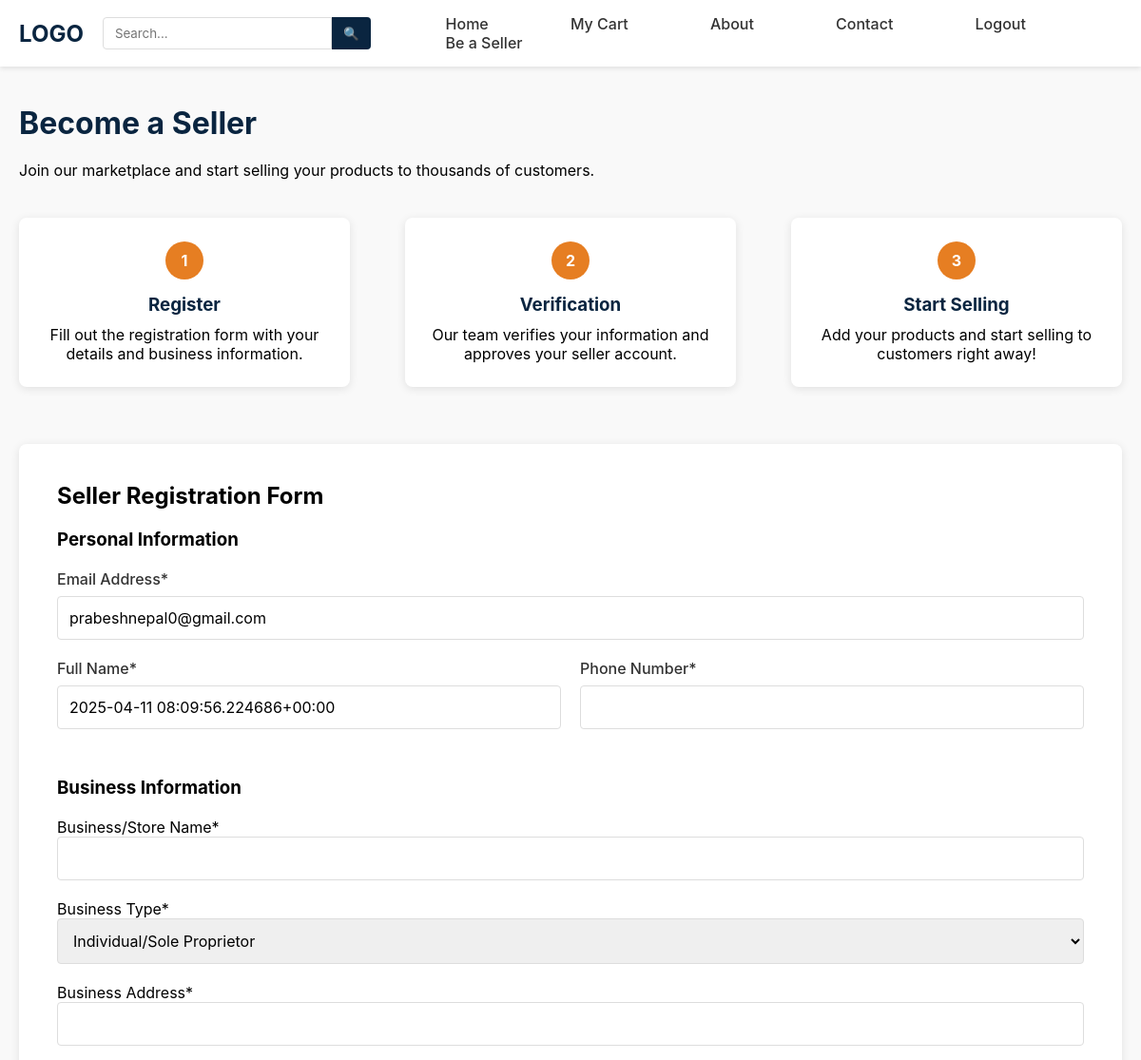
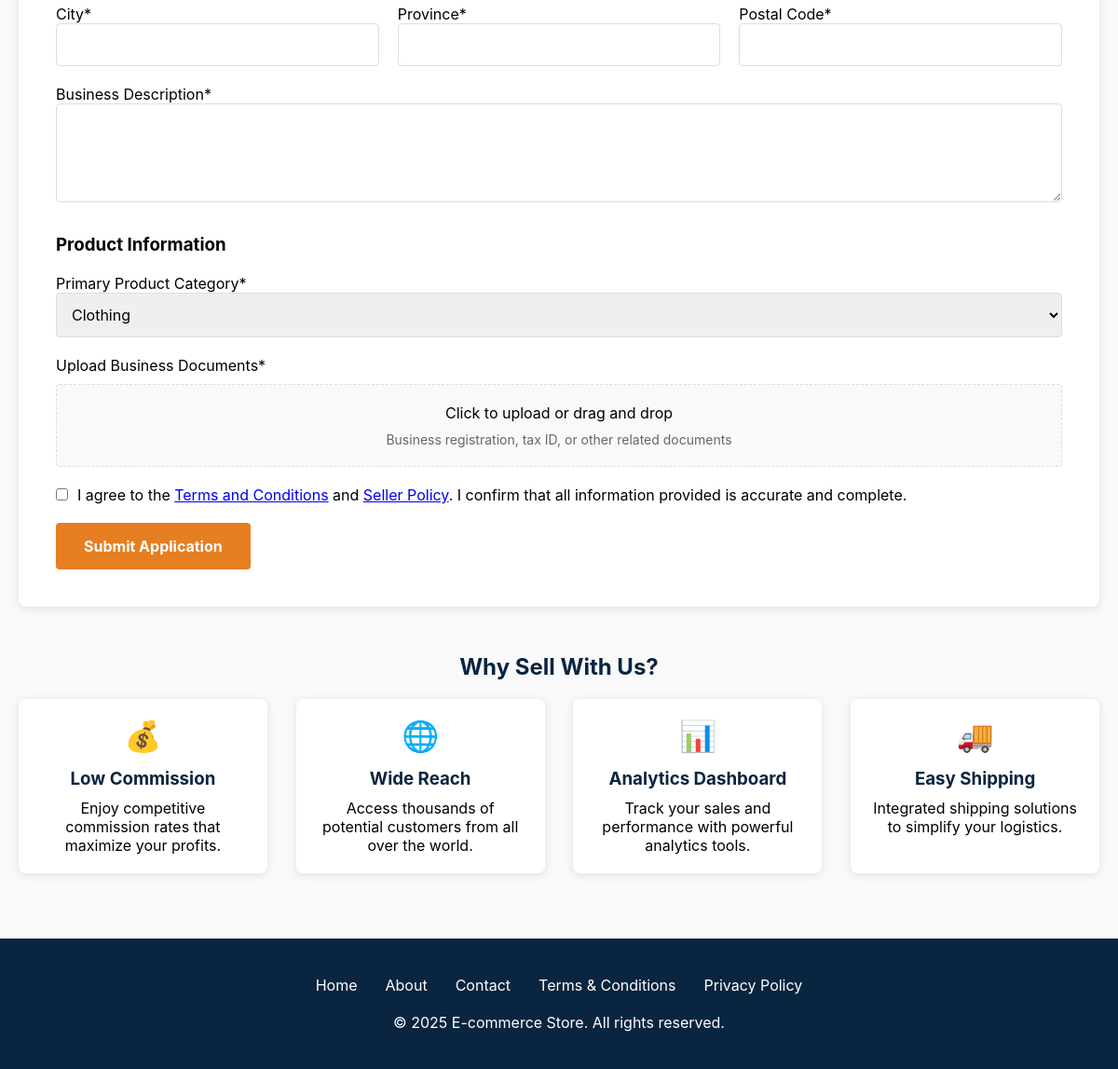
Page /registerseller/ (signed in) on the committed database (2 pictures, top to bottom).
### dashboard/models.py (models this page shows, shortened)
class CustomUser(AbstractBaseUser,PermissionsMixin):
    first_name = models.CharField(max_length=64)
    email = models.EmailField(unique=True)
    phone_no = models.IntegerField(unique=True)
    is_staff = models.BooleanField(default=False)
    is_active = models.BooleanField(default=True)
    is_seller = models.BooleanField(default=False)
    objects = CustomUserManager()
    USERNAME_FIELD = 'email'
    REQUIRED_FIELDS = ['phone_no']

### dashboard/views.py (the view)
# urls.py: path('registerseller/',views.registerseller,name='registerseller'),
@login_required(redirect_field_name='login')
def registerseller(request):
    filled = False
    if RegisterSeller.objects.filter(registered_by = request.user).exists():
        filled = True
    if request.method == 'POST':
        if not filled:
            form = RegisterSellerForm(request.POST, request.FILES)
            if form.is_valid():
                seller = form.save(registered_by=request.user)
                messages.success(request,'Sucessfully Submitted ! Please wait for the teams\' review.')
            else:
                messages.error(request,form.errors)
        else:
            messages.error(request,'Form already filled. Please wait a while. ')
        return redirect('seller')
    else:
        form = RegisterSellerForm()
    return render(request,'registerseller.html',{'form' : form ,'filled':filled})

### dashboard/templates/registerseller.html (shortened to what this page needs)
{% extends 'base.html' %}
{% load static %}
{% block css %}
<link rel="stylesheet" href="{% static 'dashboard/css/regitserseller.css' %}">
{% endblock %}
{% block maincontent %}
<div class="main-content">
    <h1>Become a Seller</h1>
    <p>Join our marketplace and start selling your products to thousands of customers.</p>
    <div class="steps-container">
        <div class="step">
            <div class="step-number">1</div>
            <h3>Register</h3>
            <p>Fill out the registration form with your details and business information.</p>
        </div>
        <div class="step">
            <div class="step-number">2</div>
            <h3>Verification</h3>
            <p>Our team verifies your information and approves your seller account.</p>
        </div>
        <div class="step">
            <div class="step-number">3</div>
            <h3>Start Selling</h3>
            <p>Add your products and start selling to customers right away!</p>
        </div>
    </div>
    <div class="registration-form">
        <h2>Seller Registration Form</h2>
        <br>
                <form id="seller-form" method="post" enctype="multipart/form-data">
                    <h3>Personal Information</h3>
                    <br>
                    <div class="form-row">
                        <div class="form-group">
                            <label for="email">Email Address*</label>
                            <input type="email" id="email" name="email" value="{{ request.user.email }}" readonly required>
                        </div>
                    </div>
                    <div class="form-row">
                        <div class="form-group">
                            <label for="first-name">Full Name*</label>
                            <input type="text" id="first-name" name="first-name" value="{{ request.user.first_name }}" readonly required>
                        </div>
                        <div class="form-group">
                            <label for="phone">Phone Number*</label>
                            <input type="tel" id="phone" name="phone" value="{{ request.user.phone }}" readonly required>
                        </div>
                    </div>
                    <h3 style="margin-top: 30px;">Business Information</h3>
                    <br>
                    <div class="form-group">
                        {{ form.store_name.label }}
                        {{ form.store_name }}
                    </div>
                    <div class="form-group">
                        {{ form.business_type.label }}
                        {{ form.business_type }}
                    </div>
                    <div class="form-group">
                        {{ form.address.label }}
                        {{ form.address }}
                    </div>
                    <div class="form-row">
                        <div class="form-group">
                            {{ form.city.label }}
                            {{ form.city }}
                        </div>
                        <div class="form-group">
                            {{ form.province.label }}
                            {{ form.province }}
                        </div>
                        <div class="form-group">
                            {{ form.postal_code.label }}
                            {{ form.postal_code }}
                        </div>
                    </div>
                    <div class="form-group">
                        {{ form.business_description.label }}
                        {{ form.business_description }}
                    </div>
                    <h3 style="margin-top: 30px;">Product Information</h3>
                    <br>
                    <div class="form-group">
                        {{ form.primary_product_category.label }}
                        {{ form.primary_product_category }}
                    </div>
                    <div class="form-group">
                        {{ form.document.label }}
                        <div class="file-upload">
                            <span>Click to upload or drag and drop</span>
                            <span class="file-upload-label">Business registration, tax ID, or other related documents</span>
                        </div>
                    </div>
                    <div class="terms-container">
                        <input type="checkbox" id="terms" name="terms" required>
                        <label for="terms">I agree to the <a href="#">Terms and Conditions</a> and <a href="#">Seller Policy</a>. I confirm that all information provided is accurate and complete.</label>
                    </div>
                    <button type="submit" class="submit-btn">Submit Application</button>
                </form>
    </div>
    <div class="benefits">
        <h2>Why Sell With Us?</h2>
        <div class="benefits-container">
            <div class="benefit">
                <div class="benefit-icon">💰</div>
                <h3>Low Commission</h3>
                <p>Enjoy competitive commission rates that maximize your profits.</p>
            </div>
            <div class="benefit">
                <div class="benefit-icon">🌐</div>
                <h3>Wide Reach</h3>
                <p>Access thousands of potential customers from all over the world.</p>
            </div>
            <div class="benefit">
                <div class="benefit-icon">📊</div>
                <h3>Analytics Dashboard</h3>
                <p>Track your sales and performance with powerful analytics tools.</p>
            </div>
            <div class="benefit">
                <div class="benefit-icon">🚚</div>
                <h3>Easy Shipping</h3>
                <p>Integrated shipping solutions to simplify your logistics.</p>
            </div>
        </div>
    </div>
</div>
<footer>
    <div class="footer-content">
        <div class="footer-links">
            <a href="#">Home</a>
            <a href="#">About</a>
            <a href="#">Contact</a>
            <a href="#">Terms & Conditions</a>
            <a href="#">Privacy Policy</a>
        </div>
        <p>&copy; 2025 E-commerce Store. All rights reserved.</p>
    </div>
</footer>
{% endblock %}

### static/dashboard/css/dashboard.css (style rules this page uses)
* { margin: 0; padding: 0; box-sizing: border-box; font-family: -apple-system, BlinkMacSystemFont, 'Segoe UI', Roboto, Oxygen, Ubuntu, Cantarell, 'Open Sans', 'Helvetica Neue', sans-serif; }
body { background-color: #f9f9f9; }

### static/dashboard/css/regitserseller.css (style rules this page uses)
.main-content { max-width: 1200px; margin: 40px auto; padding: 0 20px; }
h1 { color: #0a2540; margin-bottom: 20px; font-size: 32px; }
.steps-container { display: flex; justify-content: space-between; margin: 40px 0; flex-wrap: wrap; }
.step { background-color: white; border-radius: 8px; padding: 25px; width: 30%; box-shadow: 0 2px 10px rgba(0,0,0,0.1); text-align: center; margin-bottom: 20px; }
.step-number { background-color: #e67e22; color: white; width: 40px; height: 40px; border-radius: 50%; display: flex; align-items: center; justify-content: center; margin: 0 auto 15px; font-weight: bold; }
.step h3 { margin-bottom: 10px; color: #0a2540; }
.registration-form { background-color: white; padding: 40px; border-radius: 8px; box-shadow: 0 2px 10px rgba(0,0,0,0.1); margin-top: 40px; }
.form-group { margin-bottom: 20px; }
.form-group label { display: block; margin-bottom: 8px; font-weight: 500; color: #333; }
.form-group input, .form-group textarea, .form-group select { width: 100%; padding: 12px; border: 1px solid #ddd; border-radius: 4px; font-size: 16px; }
.form-row { display: flex; gap: 20px; }
.form-row .form-group { flex: 1; }
button.submit-btn { background-color: #e67e22; color: white; border: none; padding: 15px 30px; font-size: 16px; border-radius: 4px; cursor: pointer; transition: background-color 0.3s; font-weight: bold; }
.benefits { margin: 50px 0; }
.benefits h2 { color: #0a2540; margin-bottom: 20px; font-size: 24px; text-align: center; }
.benefits-container { display: flex; justify-content: space-between; flex-wrap: wrap; }
.benefit { background-color: white; border-radius: 8px; padding: 20px; width: 23%; box-shadow: 0 2px 10px rgba(0,0,0,0.1); margin-bottom: 20px; text-align: center; }
.benefit-icon { font-size: 32px; color: #e67e22; margin-bottom: 15px; }
.benefit h3 { margin-bottom: 10px; color: #0a2540; }
footer { background-color: #0a2540; color: white; padding: 40px 0; text-align: center; }
.footer-content { max-width: 1200px; margin: 0 auto; }
.footer-links { display: flex; justify-content: center; margin-bottom: 20px; }
.footer-links a { color: white; margin: 0 15px; text-decoration: none; }
.file-upload { position: relative; overflow: hidden; margin: 10px 0; background: #f9f9f9; border: 1px dashed #ddd; border-radius: 4px; padding: 20px; text-align: center; cursor: pointer; }
.file-upload-label { display: block; color: #666; font-size: 14px; margin-top: 10px; }
.terms-container { display: flex; align-items: flex-start; margin: 20px 0; }
.terms-container input[type="checkbox"] { width: auto; margin-right: 10px; margin-top: 3px; }

### rows in the picture
CustomUser: email "prabeshnepal0@gmail.com", first-name "2025-04-11 08:09:56.224686+00:00"
